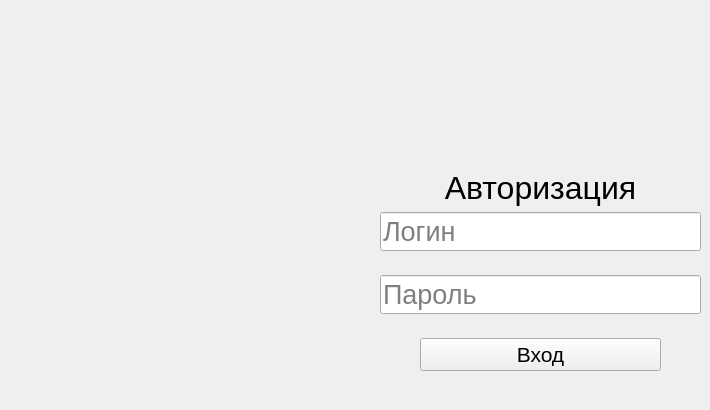
      <widget class="QWidget" name="login">
       <widget class="QWidget" name="verticalLayoutWidget_2">
        <property name="geometry">
         <rect>
          <x>380</x>
          <y>170</y>
          <width>321</width>
          <height>231</height>
         </rect>
        </property>
        <layout class="QVBoxLayout" name="verticalLayout_3">
         <item>
          <widget class="QLabel" name="label">
           <property name="font">
            <font>
             <family>Arial</family>
             <pointsize>24</pointsize>
            </font>
           </property>
           <property name="text">
            <string>Авторизация</string>
           </property>
           <property name="alignment">
            <set>Qt::AlignmentFlag::AlignCenter</set>
           </property>
          </widget>
         </item>
         <item>
          <widget class="QLineEdit" name="loginText">
           <property name="font">
            <font>
             <family>Arial</family>
             <pointsize>20</pointsize>
            </font>
           </property>
           <property name="placeholderText">
            <string>Логин</string>
           </property>
          </widget>
         </item>
         <item>
          <spacer name="verticalSpacer_2">
           <property name="orientation">
            <enum>Qt::Orientation::Vertical</enum>
           </property>
           <property name="sizeHint" stdset="0">
            <size>
             <width>20</width>
             <height>40</height>
            </size>
           </property>
          </spacer>
         </item>
         <item>
          <widget class="QLineEdit" name="passwordText">
           <property name="font">
            <font>
             <family>Arial</family>
             <pointsize>20</pointsize>
            </font>
           </property>
           <property name="placeholderText">
            <string>Пароль</string>
           </property>
          </widget>
         </item>
         <item>
          <spacer name="verticalSpacer">
           <property name="orientation">
            <enum>Qt::Orientation::Vertical</enum>
           </property>
           <property name="sizeHint" stdset="0">
            <size>
             <width>20</width>
             <height>40</height>
            </size>
           </property>
          </spacer>
         </item>
         <item>
          <layout class="QHBoxLayout" name="horizontalLayout_2">
           <item>
            <spacer name="horizontalSpacer_5">
             <property name="orientation">
              <enum>Qt::Orientation::Horizontal</enum>
             </property>
             <property name="sizeType">
              <enum>QSizePolicy::Policy::Fixed</enum>
             </property>
             <property name="sizeHint" stdset="0">
              <size>
               <width>40</width>
               <height>20</height>
              </size>
             </property>
            </spacer>
           </item>
           <item>
            <widget class="QPushButton" name="LoginButton">
             <property name="font">
              <font>
               <family>Arial</family>
               <pointsize>16</pointsize>
              </font>
             </property>
             <property name="text">
              <string>Вход</string>
             </property>
            </widget>
           </item>
           <item>
            <spacer name="horizontalSpacer_6">
             <property name="orientation">
              <enum>Qt::Orientation::Horizontal</enum>
             </property>
             <property name="sizeType">
              <enum>QSizePolicy::Policy::Fixed</enum>
             </property>
             <property name="sizeHint" stdset="0">
              <size>
               <width>40</width>
               <height>20</height>
              </size>
             </property>
            </spacer>
           </item>
          </layout>
         </item>
         <item>
          <widget class="QLabel" name="loginInfo">
           <property name="font">
            <font>
             <family>Arial</family>
             <pointsize>16</pointsize>
            </font>
           </property>
           <property name="text">
            <string/>
           </property>
           <property name="alignment">
            <set>Qt::AlignmentFlag::AlignCenter</set>
           </property>
          </widget>
         </item>
        </layout>
       </widget>
      </widget>
